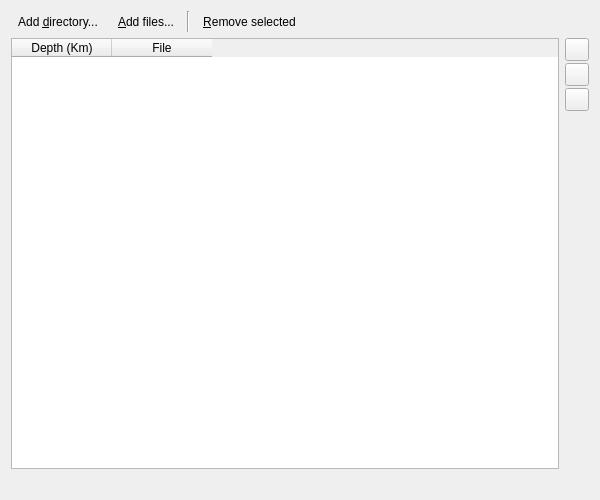
<?xml version="1.0" encoding="UTF-8"?>
<ui version="4.0">
 <class>ScalarField3DDepthLayersPage</class>
 <widget class="QWizardPage" name="ScalarField3DDepthLayersPage">
  <property name="geometry">
   <rect>
    <x>0</x>
    <y>0</y>
    <width>600</width>
    <height>500</height>
   </rect>
  </property>
  <property name="windowTitle">
   <string>WizardPage</string>
  </property>
  <layout class="QVBoxLayout" name="verticalLayout_2">
   <item>
    <layout class="QHBoxLayout" name="horizontalLayout">
     <item>
      <widget class="QToolButton" name="add_directory_button">
       <property name="toolTip">
        <string>Add 2D raster files from a directory</string>
       </property>
       <property name="text">
        <string>Add &amp;directory...</string>
       </property>
       <property name="icon">
        <iconset resource="../qt-resources/qt_resources.qrc">
         <normaloff>:/tango_folder_open_16.png</normaloff>:/tango_folder_open_16.png</iconset>
       </property>
       <property name="toolButtonStyle">
        <enum>Qt::ToolButtonTextBesideIcon</enum>
       </property>
       <property name="autoRaise">
        <bool>true</bool>
       </property>
      </widget>
     </item>
     <item>
      <widget class="QToolButton" name="add_files_button">
       <property name="toolTip">
        <string>Add 2D raster files individually</string>
       </property>
       <property name="text">
        <string>&amp;Add files...</string>
       </property>
       <property name="icon">
        <iconset resource="../qt-resources/qt_resources.qrc">
         <normaloff>:/tango_document_open_16.png</normaloff>:/tango_document_open_16.png</iconset>
       </property>
       <property name="toolButtonStyle">
        <enum>Qt::ToolButtonTextBesideIcon</enum>
       </property>
       <property name="autoRaise">
        <bool>true</bool>
       </property>
      </widget>
     </item>
     <item>
      <widget class="Line" name="line">
       <property name="orientation">
        <enum>Qt::Vertical</enum>
       </property>
      </widget>
     </item>
     <item>
      <widget class="QToolButton" name="remove_selected_button">
       <property name="toolTip">
        <string>Remove the selected entries in the table</string>
       </property>
       <property name="text">
        <string>&amp;Remove selected</string>
       </property>
       <property name="toolButtonStyle">
        <enum>Qt::ToolButtonTextOnly</enum>
       </property>
       <property name="autoRaise">
        <bool>true</bool>
       </property>
      </widget>
     </item>
     <item>
      <spacer name="horizontalSpacer">
       <property name="orientation">
        <enum>Qt::Horizontal</enum>
       </property>
       <property name="sizeHint" stdset="0">
        <size>
         <width>40</width>
         <height>20</height>
        </size>
       </property>
      </spacer>
     </item>
    </layout>
   </item>
   <item>
    <layout class="QHBoxLayout" name="horizontalLayout_2">
     <item>
      <widget class="QTableWidget" name="files_table">
       <column>
        <property name="text">
         <string>Depth (Km)</string>
        </property>
       </column>
       <column>
        <property name="text">
         <string>File</string>
        </property>
       </column>
      </widget>
     </item>
     <item>
      <widget class="QWidget" name="widget" native="true">
       <layout class="QVBoxLayout" name="verticalLayout">
        <property name="spacing">
         <number>2</number>
        </property>
        <property name="margin">
         <number>0</number>
        </property>
        <item>
         <widget class="QToolButton" name="sort_by_depth_button">
          <property name="toolTip">
           <string>Sort table by depth</string>
          </property>
          <property name="icon">
           <iconset resource="../qt-resources/qt_resources.qrc">
            <normaloff>:/gnome_stock_sort_column_ascending_16.png</normaloff>:/gnome_stock_sort_column_ascending_16.png</iconset>
          </property>
         </widget>
        </item>
        <item>
         <widget class="QToolButton" name="sort_by_file_name_button">
          <property name="toolTip">
           <string>Sort table by file name</string>
          </property>
          <property name="icon">
           <iconset resource="../qt-resources/qt_resources.qrc">
            <normaloff>:/gnome_stock_sort_ascending_16.png</normaloff>:/gnome_stock_sort_ascending_16.png</iconset>
          </property>
         </widget>
        </item>
        <item>
         <widget class="QToolButton" name="show_full_paths_button">
          <property name="sizePolicy">
           <sizepolicy hsizetype="Ignored" vsizetype="Fixed">
            <horstretch>0</horstretch>
            <verstretch>0</verstretch>
           </sizepolicy>
          </property>
          <property name="toolTip">
           <string>Toggle show full paths to files</string>
          </property>
          <property name="icon">
           <iconset resource="../qt-resources/qt_resources.qrc">
            <normaloff>:/slash.png</normaloff>:/slash.png</iconset>
          </property>
          <property name="checkable">
           <bool>true</bool>
          </property>
         </widget>
        </item>
        <item>
         <spacer name="verticalSpacer">
          <property name="orientation">
           <enum>Qt::Vertical</enum>
          </property>
          <property name="sizeHint" stdset="0">
           <size>
            <width>20</width>
            <height>186</height>
           </size>
          </property>
         </spacer>
        </item>
       </layout>
      </widget>
     </item>
    </layout>
   </item>
   <item>
    <widget class="QWidget" name="warning_container_widget" native="true">
     <layout class="QHBoxLayout" name="horizontalLayout_3">
      <property name="margin">
       <number>0</number>
      </property>
      <item>
       <widget class="QLabel" name="warning_icon">
        <property name="pixmap">
         <pixmap resource="../qt-resources/qt_resources.qrc">:/gnome_dialog_warning_16.png</pixmap>
        </property>
       </widget>
      </item>
      <item>
       <widget class="QLabel" name="warning_label">
        <property name="sizePolicy">
         <sizepolicy hsizetype="Expanding" vsizetype="Preferred">
          <horstretch>0</horstretch>
          <verstretch>0</verstretch>
         </sizepolicy>
        </property>
       </widget>
      </item>
     </layout>
    </widget>
   </item>
  </layout>
 </widget>
 <resources>
  <include location="../qt-resources/qt_resources.qrc"/>
  <include location="../qt-resources/qt_resources.qrc"/>
  <include location="../qt-resources/qt_resources.qrc"/>
  <include location="../qt-resources/qt_resources.qrc"/>
  <include location="../qt-resources/qt_resources.qrc"/>
  <include location="../qt-resources/qt_resources.qrc"/>
 </resources>
 <connections/>
</ui>
